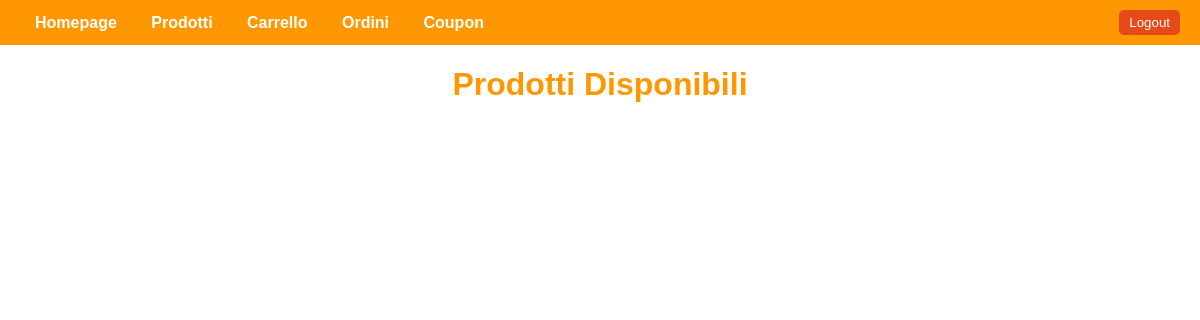
Before: /prodotti/ (signed in) with the older database file.
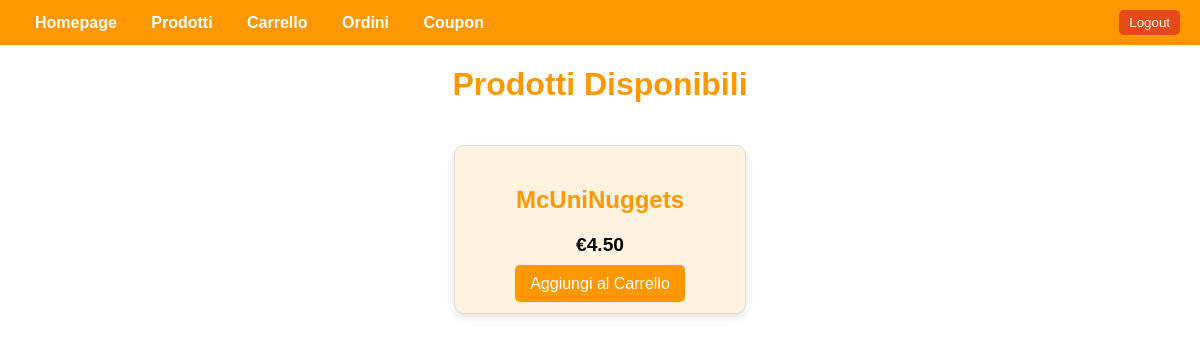
After: the same page with the newer database file.
### gestione/models.py (models this page shows, shortened)
class Product(models.Model):
    name = models.CharField(max_length=255)
    price = models.DecimalField(max_digits=10, decimal_places=2)
    image_name = models.CharField(max_length=255, blank=True, null=True)  # Nome dell'immagine PNG

### PROGETTO/views.py (the view, shortened to what this page needs)
# urls.py: path('prodotti/', views.prodotti_view, name='prodotti'),
@login_required
def prodotti_view(request):
    products = Product.objects.all()
    return render(request, 'prodotti.html', {'products': products})

### templates/prodotti.html (shortened to what this page needs)
{% extends 'base.html' %}
{% load static %}
{% block content %}
<h1 style="text-align: center; color: #ff9800;">Prodotti Disponibili</h1>
<div style="display: flex; flex-wrap: wrap; justify-content: center; gap: 20px; padding: 20px;">
    {% for product in products %}
        <div style="border: 1px solid #ddd; border-radius: 10px; box-shadow: 0 4px 8px rgba(0, 0, 0, 0.1); width: 250px; padding: 20px; background-color: #fff3e0; text-align: center;">
            <h2 style="color: #ff9800;">{{ product.name }}</h2>
            <p style="font-size: 1.2em; font-weight: bold;">€{{ product.price }}</p>
            <a href="{% url 'add_to_cart' product.id %}" style="background-color: #ff9800; color: white; border: none; padding: 10px 15px; cursor: pointer; border-radius: 5px; text-decoration: none;">Aggiungi al Carrello</a>
        </div>
    {% endfor %}
</div>
{% endblock %}

Changed rows visible on the page:
added Product: name "McUniNuggets", price "4.50"
